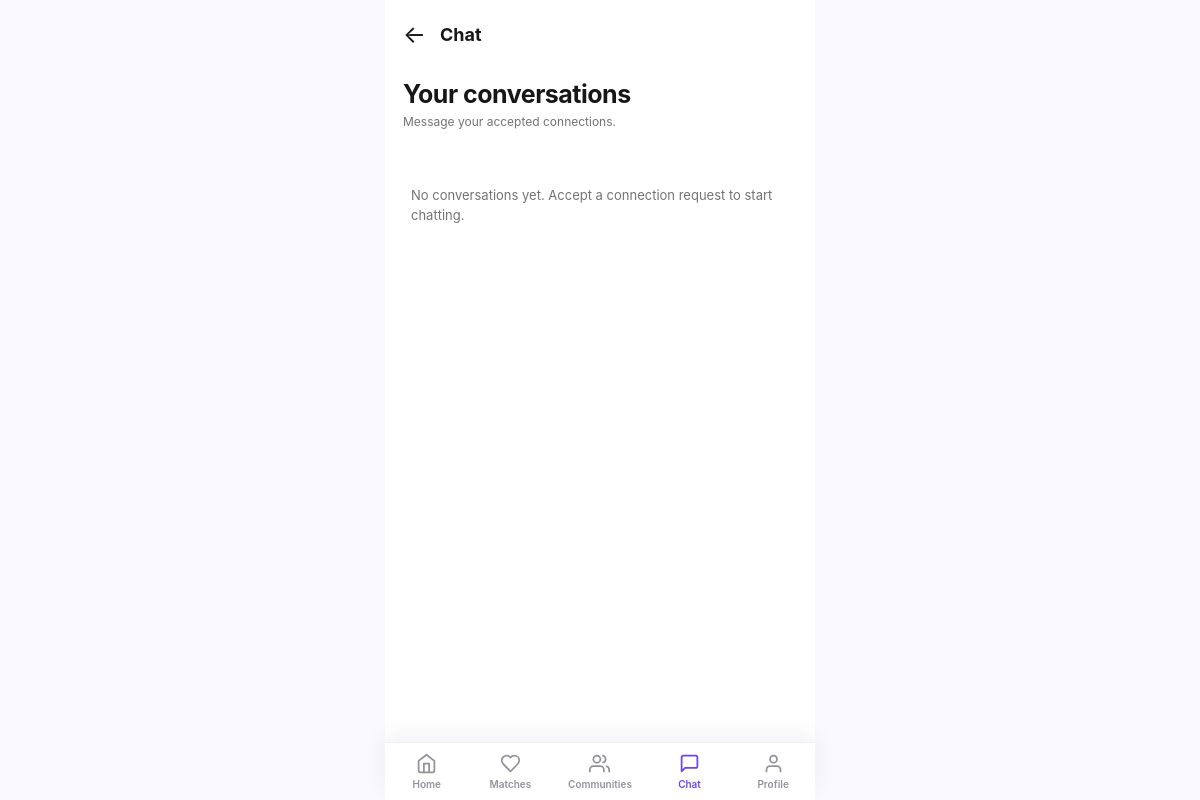
/chat/ (signed in), run on an earlier commit of the app's database.
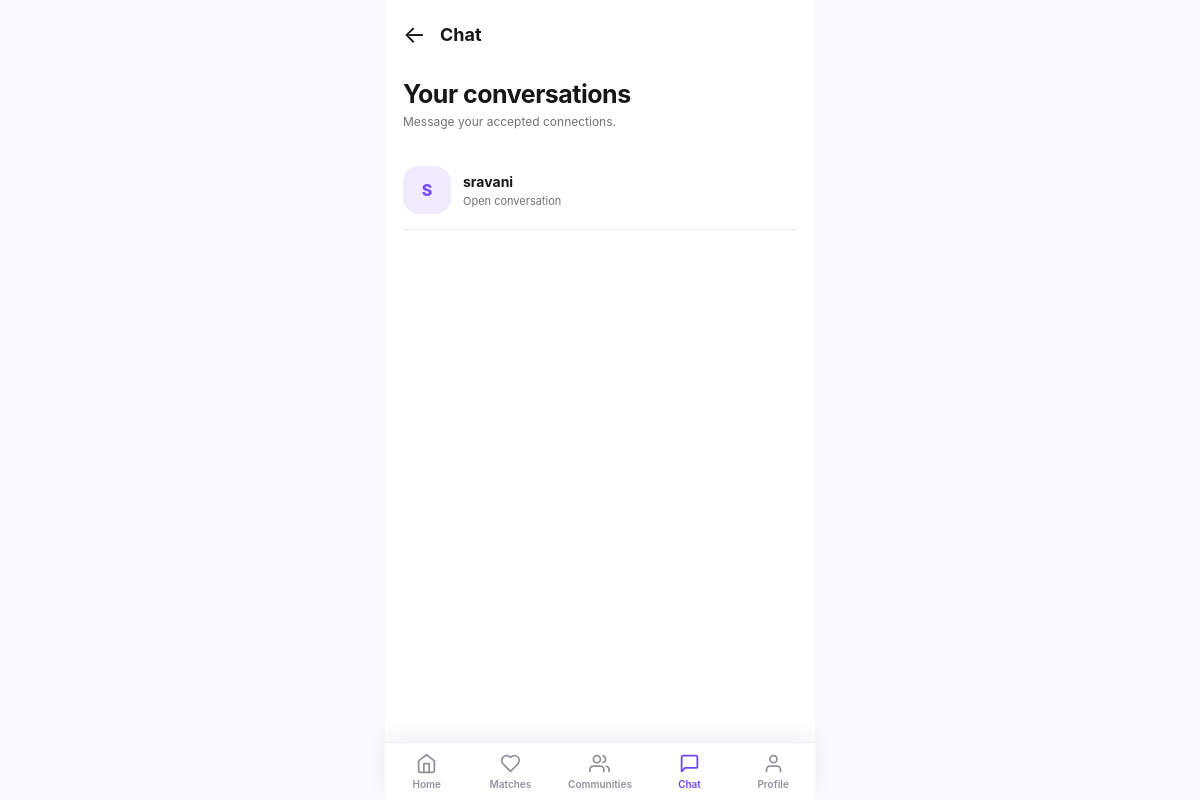
And on a later commit of the database.
### accounts/models.py (models this page shows, shortened)
class User(AbstractUser):
    id = models.UUIDField(primary_key=True, default=uuid.uuid4, editable=False)
    username = None  # Not used; authentication via email
    email = models.EmailField('Email Address', unique=True)
    first_name = models.CharField('First Name', max_length=150, blank=True)
    last_name = models.CharField('Last Name', max_length=150, blank=True)
    is_verified = models.BooleanField('Verified', default=False)
    created_at = models.DateTimeField(auto_now_add=True)
    updated_at = models.DateTimeField(auto_now=True)
    USERNAME_FIELD = 'email'
    REQUIRED_FIELDS = ['first_name', 'last_name']
    objects = UserManager()
    class Meta:
        db_table = 'accounts_user'
        ordering = ['-created_at']

### chat/urls.py (the view)
# urls.py: path('', chat_home, name='chat_home'),
@login_required
def chat_home(request):
    contacts = connected_users(request.user)
    messages = Message.objects.filter(
        Q(sender=request.user) | Q(recipient=request.user)
    ).select_related('sender', 'recipient')[:100]
    return render(request, 'chat/home.html', {
        'contacts': contacts,
        'messages': messages,
    })

### chat/urls.py (called while the page is built)
def connected_users(user):
    return User.objects.filter(
        Q(sent_requests__recipient=user, sent_requests__status='ACCEPTED') |
        Q(received_requests__requester=user, received_requests__status='ACCEPTED')
    ).distinct()

### templates/chat/home.html (shortened to what this page needs)
<!doctype html>
<html lang="en">
<head>
</head>
<body><main class="app"><div class="top"><a class="back" href="{% url 'home' %}" aria-label="Back">←</a><strong>Chat</strong></div><h1>Your conversations</h1><p class="intro">Message your accepted connections.</p>
{% for contact in contacts %}<a class="contact" href="{% url 'chat_conversation' contact.id %}"><div class="avatar">{{ contact.first_name|default:contact.email|slice:":1"|upper }}</div><div><div class="name">{{ contact.get_full_name|default:contact.email }}</div><div class="last">Open conversation</div></div></a>{% empty %}<p class="empty">No conversations yet. Accept a connection request to start chatting.</p>{% endfor %}
</main>{% include 'includes/bottom_nav.html' with active_nav='chat' %}</body></html>

What changed in the data, as far as the page shows it:
added User: first_name "S", get_full_name "sravani"
Also different on the page:
text no longer shown: "No conversations yet. Accept a connection request to start chatting."
